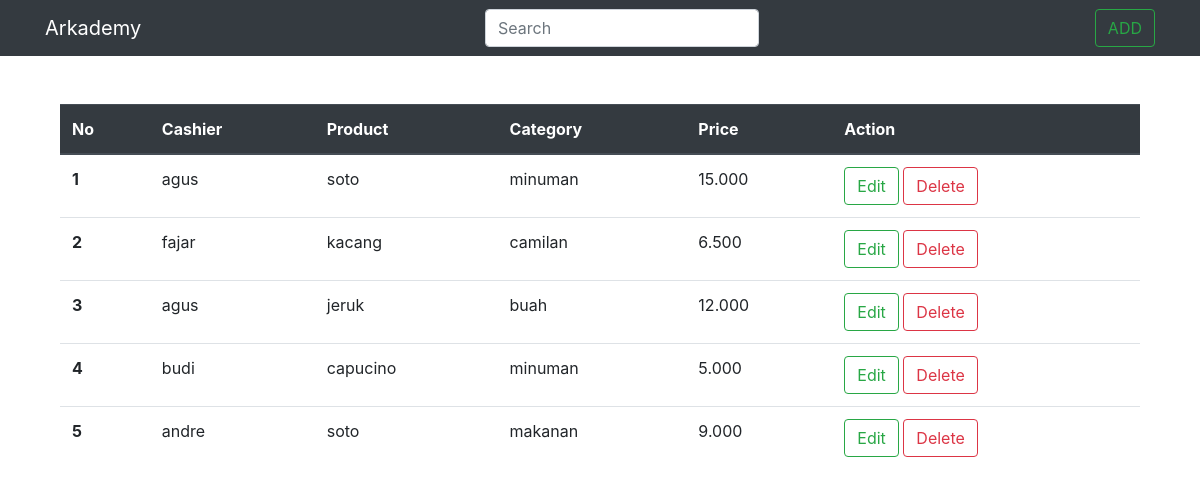
The app's page /soal6/dataDinamis/index.php with its own data.
### tables this page shows
CREATE TABLE IF NOT EXISTS `product` (
  `id` int(11) NOT NULL AUTO_INCREMENT,
  `name` varchar(255) DEFAULT NULL,
  `price` varchar(255) DEFAULT NULL,
  `id_category` int(11) DEFAULT NULL,
  `id_cashier` int(11) DEFAULT NULL,
  PRIMARY KEY (`id`),
  KEY `FK_product_category` (`id_category`),
  KEY `FK_product_cashier` (`id_cashier`),
  CONSTRAINT `FK_product_cashier` FOREIGN KEY (`id_cashier`) REFERENCES `cashier` (`id`),
  CONSTRAINT `FK_product_category` FOREIGN KEY (`id_category`) REFERENCES `category` (`id`)
);

CREATE TABLE IF NOT EXISTS `cashier` (
  `id` int(11) NOT NULL AUTO_INCREMENT,
  `name` varchar(255) DEFAULT NULL,
  PRIMARY KEY (`id`)
);

CREATE TABLE IF NOT EXISTS `category` (
  `id` int(11) NOT NULL AUTO_INCREMENT,
  `name` varchar(255) DEFAULT NULL,
  PRIMARY KEY (`id`)
);

### soal6/dataDinamis/database.php (called while the page is built, shortened)
<?php
class Database
{
    protected $servername = "localhost";
    protected $user = "root";
    protected $pass = "";
    protected $dbName = "arkademy";
    protected $conn;
    function __construct()
    {
        try {
            $conn = new PDO("mysql:" . $this->servername . ";dbname=" . $this->dbName, $this->user, $this->pass);
            $conn->setAttribute(PDO::ATTR_ERRMODE, PDO::ERRMODE_EXCEPTION);
        } catch (PDOException $e) {
            echo "Connection failed: " . $e->getMessage();
        }
        return $this->conn = $conn;
    }
    function GetAllData()
    {
        $query = 'SELECT cs.name AS CashierName
                        ,p.name AS ProductName
                        ,ct.name AS CateName
                        ,p.price
                        ,p.id
                    FROM arkademy.product AS p
                        LEFT JOIN arkademy.cashier AS cs
                            ON p.id_cashier = cs.id
                        LEFT JOIN arkademy.category AS ct
                            ON p.id_category = ct.id';
        $stmt = $this->conn;
        $result = $stmt->query($query);
        return $result->fetchAll();
    }
}

### soal6/dataDinamis/index.php (the view, shortened to what this page needs)
<?php
require_once("database.php");
$db = new Database();
?>
<!DOCTYPE html>
<html lang="en">
<head>
    <link href="css/bootstrap.css" rel="stylesheet">
    <link rel="stylesheet" href="https://stackpath.bootstrapcdn.com/bootstrap/4.4.1/css/bootstrap.min.css">
</head>
<body>
    <div>
        <nav class="navbar navbar-dark bg-dark">
            <div class="container">
                <a class="navbar-brand">Arkademy</a>
                <form class="form-inline">
                    <input class="form-control mr-sm-2" type="search" placeholder="Search" aria-label="Search">
                </form>
                <button class="btn btn-outline-success my-2 my-sm-0" data-toggle="modal" data-target="#modalAdd">ADD</button>
            </div>
        </nav>
    </div>
    <br>
    <br>
    <div class="container">
        <div class="container-fluid">
            <table class="table">
                <thead class="thead-dark">
                    <tr>
                        <th scope="col">No</th>
                        <th scope="col">Cashier</th>
                        <th scope="col">Product</th>
                        <th scope="col">Category</th>
                        <th scope="col">Price</th>
                        <th scope="col">Action</th>
                    </tr>
                </thead>
                <tbody id="dataTabel">
                    <?php
                    $dataAwal = $db->GetAllData();
                    foreach ($dataAwal as $key => $value) {
                        echo ('<tr data-nomor=' .  $value['id']  . '>
                            <th scope="row">' .  ($key + 1)  . '</th>
                            <td>' .  $value['CashierName']  . '</td>
                            <td>' .  $value['ProductName']  . '</td>
                            <td>' .  $value['CateName']  . '</td>
                            <td>' .  $value['price']  . '</td>
                            <td>
                                <button class="btn btn-outline-success my-2 my-sm-0" data-toggle="modal" data-target="#modalEdit">Edit</button>
                                <button class="btn btn-outline-danger my-2 my-sm-0" data-toggle="modal" data-target="#modalHapus">Delete</button>
                            </td>
                        </tr>
                            ');
                    }
                    ?>
                </tbody>
            </table>
        </div>
    </div>
</body>
</html>

### records on screen
product: id_cashier.name "agus", name "soto", id_category.name "minuman", price "15.000"
product: id_cashier.name "fajar", name "kacang", id_category.name "camilan", price "6.500"
product: id_cashier.name "agus", name "jeruk", id_category.name "buah", price "12.000"
product: id_cashier.name "budi", name "capucino", id_category.name "minuman", price "5.000"
product: id_cashier.name "andre", name "soto", id_category.name "makanan", price "9.000"
